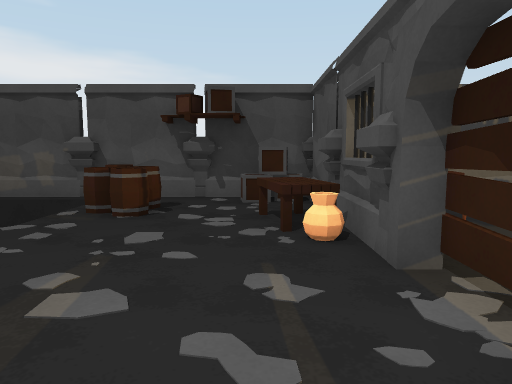
view 1 (above)

18 first-person views from a walk through a Unity game level. The camera is 1.2 m above the floor, tilts 6° down and sees 70° across. The floor is counted in squares, 1 m on a side. Each view is taken from the middle of a square. On the plan, view 1 faces up. The plan holds only what a view shows up to about 15 squares ahead; the rest is blank. The place goes on beyond the plan. The player character is not drawn. Surface patterns are stand-ins for the level's own textures.

view 2
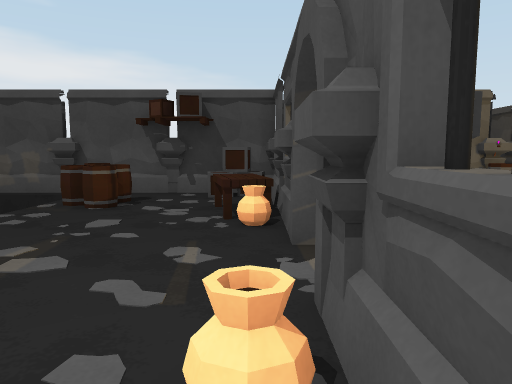

view 3
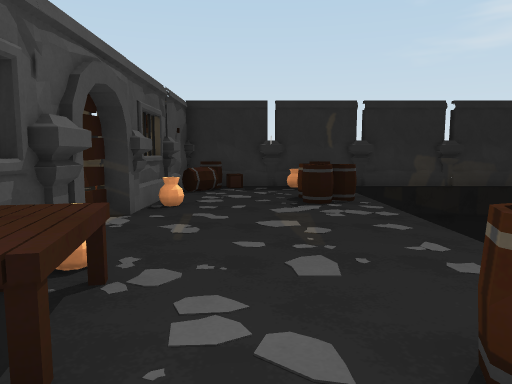

view 4
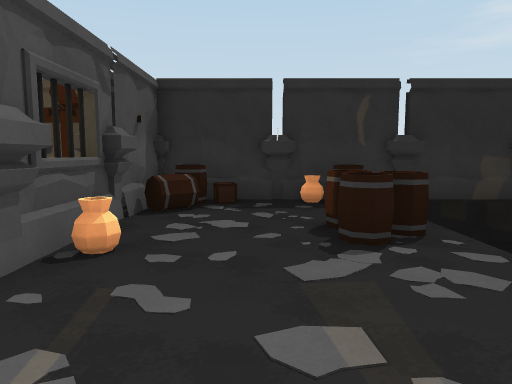

view 5
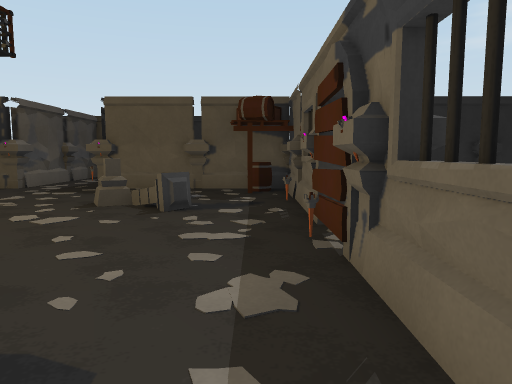

view 6
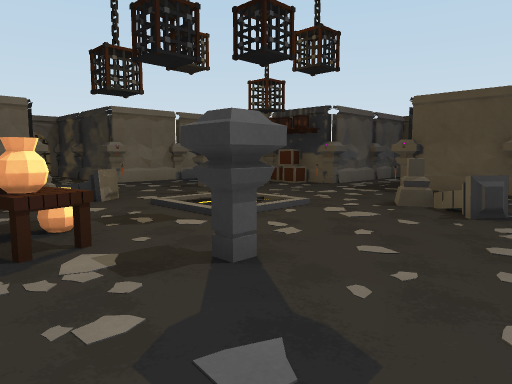

view 7
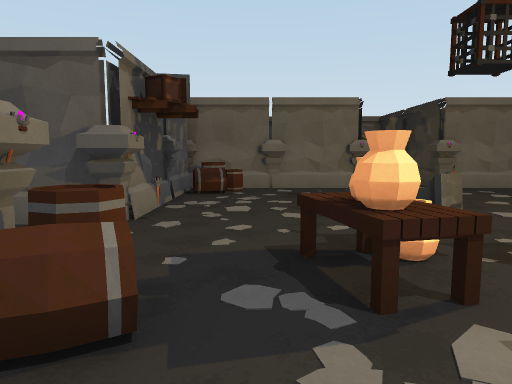

view 8
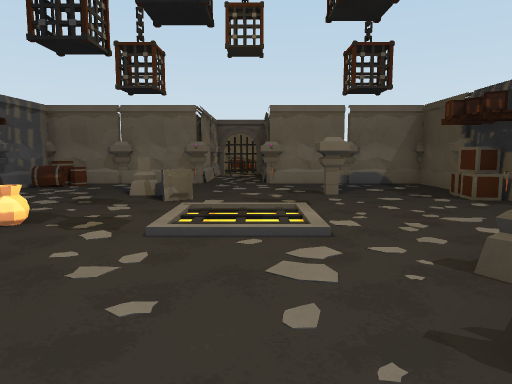

view 9
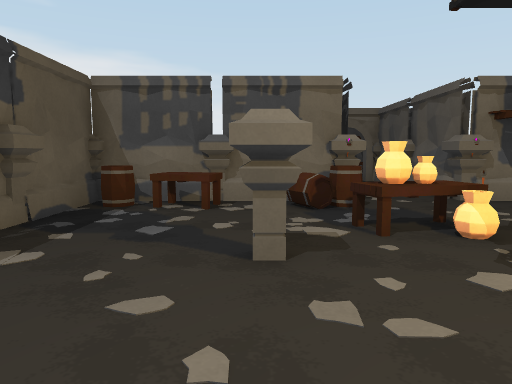

view 10
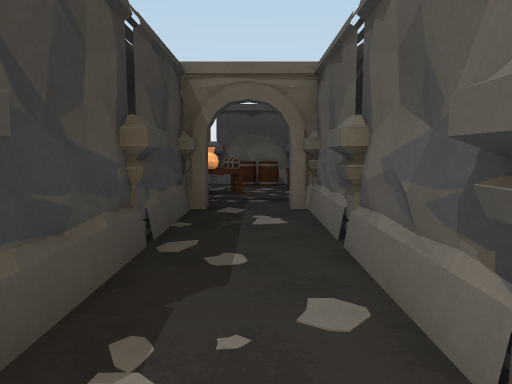

view 11
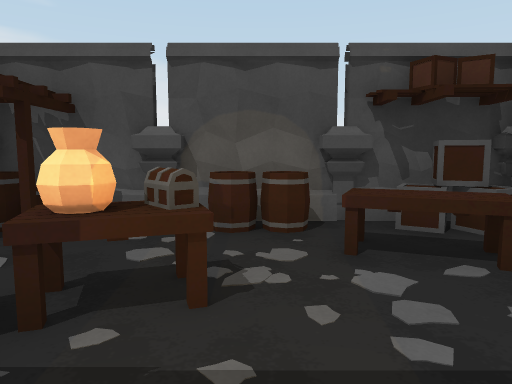

view 12
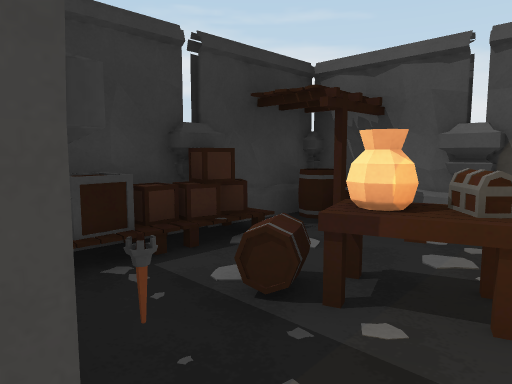

view 13
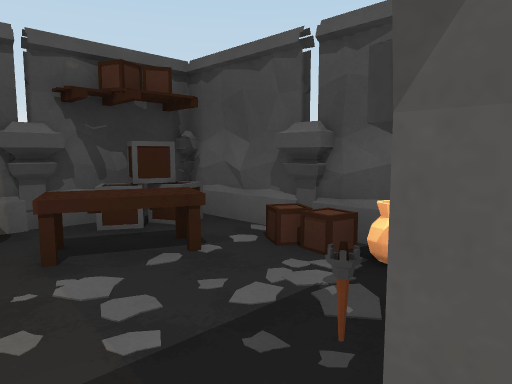

view 14
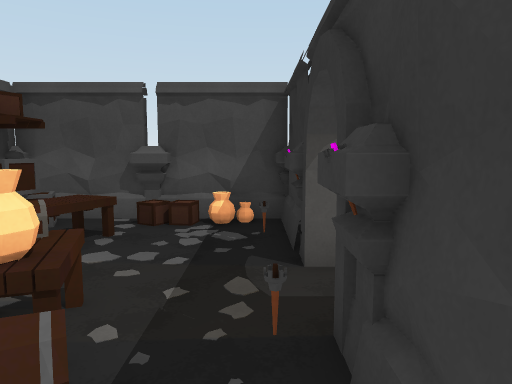

view 15
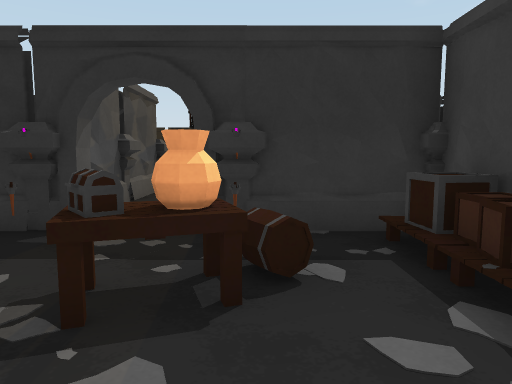

view 16
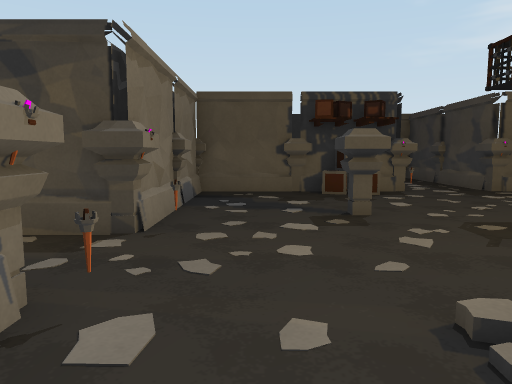

view 17
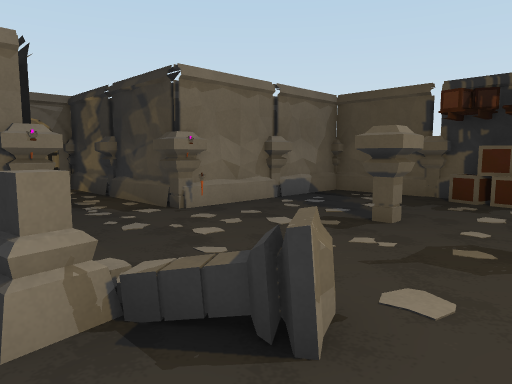

view 18
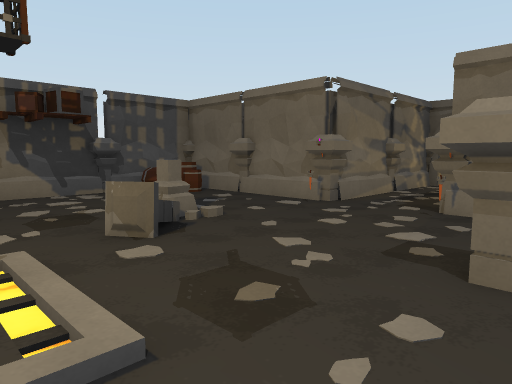

### Floor plan
Key: @ floor where view 1 was taken; # wall or solid block; . floor; / step, stairs or slope; ≈ lava the walk keeps out of; P pillar; C crate; T table; B barrel; S sack; R torch; H chest; O other object.
Columns run from 7 left of view 1 to 22 right of it. Each row starts with its distance up from view 1.
 24             ###########
 23             #BO..B..CC#
 22             #.O.......#
 21             #C..H...T.#
 20             #C..T....C#
 19             #C.BS.R..S#
 18             #/.PR.P..S#
 17             ###R..O## #
 16               ##..##
 15                #..#
 14                #..#
 13                #..#
 12                #..#
 11 ################..########
 10 //P..P.CO#B.P..RB.OP...B.#
  9    O...C.#..T.BP........B#
  8    BB....#...............#
  7    ≈B...T#.....SS........#
  6    ≈.....#......S........#
  5    ≈....S#...P.......O...##
  4    ......R..........O...R.####
  3    ......P......  /......P....
  2    ......#......  /...........
  1    ≈....SOP......//.....OP####
  0    ≈B..@.#..O........P...##
 -1    BB....#...O...........#
 -2      ....#... ...........#
 -3     .S..B#O..  ..........#
 -4 ≈≈PO.P.CB#B..  O..O.CC...#
 -5 ###############P..P#######
 -6                #..##
 -7                #..#
 -8                 P

Where each view was taken, in squares from view 1:
view 1: 0 up, 0 right, facing up
view 2: 1 down, 1 right, facing up
view 3: 9 up, 1 left, facing down
view 4: 5 up, 1 left, facing down
view 5: 8 up, 3 right, facing down
view 6: 8 up, 3 right, facing down-right
view 7: 8 up, 5 right, facing right
view 8: 2 up, 3 right, facing right
view 9: 1 up, 6 right, facing up
view 10: 9 up, 10 right, facing up
view 11: 17 up, 10 right, facing up
view 12: 17 up, 10 right, facing up-left
view 13: 17 up, 10 right, facing up-right
view 14: 18 up, 6 right, facing right
view 15: 23 up, 8 right, facing down
view 16: 7 up, 16 right, facing down
view 17: 6 up, 11 right, facing down-right
view 18: 1 down, 10 right, facing up-right
